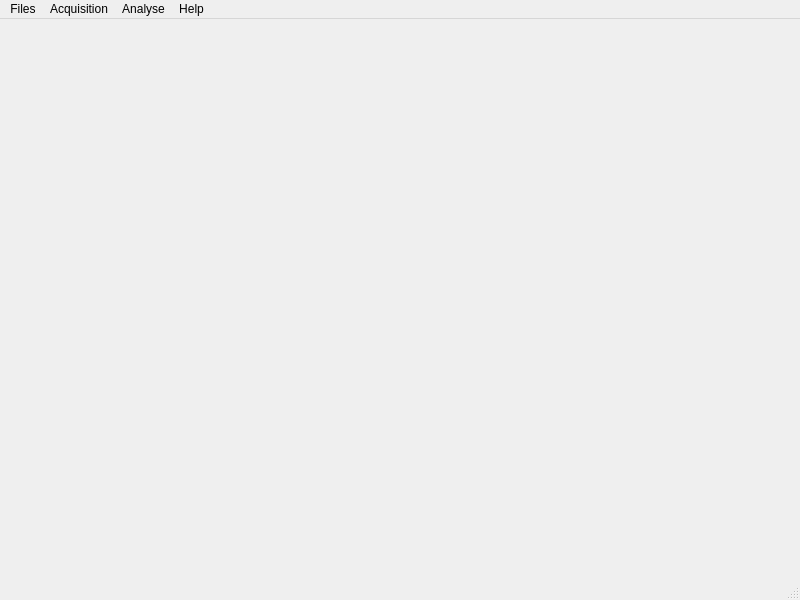
<?xml version="1.0" encoding="UTF-8"?>
<ui version="4.0">
 <class>MainWindow</class>
 <widget class="QMainWindow" name="MainWindow">
  <property name="geometry">
   <rect>
    <x>0</x>
    <y>0</y>
    <width>800</width>
    <height>600</height>
   </rect>
  </property>
  <property name="windowTitle">
   <string>EBT3 Calibrator</string>
  </property>
  <property name="windowIcon">
   <iconset>
    <normaloff>icon.png</normaloff>icon.png</iconset>
  </property>
  <widget class="QWidget" name="centralwidget"/>
  <widget class="QMenuBar" name="menubar">
   <property name="geometry">
    <rect>
     <x>0</x>
     <y>0</y>
     <width>800</width>
     <height>30</height>
    </rect>
   </property>
   <widget class="QMenu" name="menuFiles">
    <property name="title">
     <string>Files</string>
    </property>
    <addaction name="actionNew"/>
    <addaction name="actionOpen"/>
    <addaction name="actionSave"/>
    <addaction name="actionSave_as"/>
    <addaction name="actionClose"/>
    <addaction name="separator"/>
    <addaction name="actionFolders"/>
    <addaction name="separator"/>
    <addaction name="separator"/>
    <addaction name="separator"/>
    <addaction name="actionExit_program"/>
   </widget>
   <widget class="QMenu" name="menuAnalyse">
    <property name="title">
     <string>Analyse</string>
    </property>
    <widget class="QMenu" name="menuFit_2">
     <property name="title">
      <string>Fit</string>
     </property>
     <addaction name="separator"/>
     <addaction name="separator"/>
     <addaction name="actionRaw_Data"/>
     <addaction name="actionPlot"/>
    </widget>
    <addaction name="menuFit_2"/>
   </widget>
   <widget class="QMenu" name="menuHelp">
    <property name="title">
     <string>Help</string>
    </property>
    <addaction name="actionGuide"/>
    <addaction name="actionAbout_EBT3"/>
   </widget>
   <widget class="QMenu" name="menuFit">
    <property name="title">
     <string>Acquisition</string>
    </property>
    <addaction name="actionSingle_ROI"/>
    <addaction name="actionProcess_all_ROIs"/>
   </widget>
   <addaction name="menuFiles"/>
   <addaction name="menuFit"/>
   <addaction name="menuAnalyse"/>
   <addaction name="menuHelp"/>
  </widget>
  <widget class="QStatusBar" name="statusbar"/>
  <action name="actionNew">
   <property name="text">
    <string>New</string>
   </property>
  </action>
  <action name="actionOpen">
   <property name="text">
    <string>Open</string>
   </property>
  </action>
  <action name="actionSave">
   <property name="text">
    <string>Save</string>
   </property>
  </action>
  <action name="actionSave_as">
   <property name="text">
    <string>Save as</string>
   </property>
  </action>
  <action name="actionClose">
   <property name="text">
    <string>Close</string>
   </property>
  </action>
  <action name="actionExit">
   <property name="text">
    <string>Exit</string>
   </property>
  </action>
  <action name="actionFolders">
   <property name="text">
    <string>Select Folders</string>
   </property>
  </action>
  <action name="actionExit_3">
   <property name="text">
    <string>Exit</string>
   </property>
  </action>
  <action name="actionExit_program">
   <property name="text">
    <string>Exit</string>
   </property>
  </action>
  <action name="actionSingle_ROI">
   <property name="text">
    <string>Single ROI</string>
   </property>
  </action>
  <action name="actionProcess_all_ROIs">
   <property name="text">
    <string>Process all ROIs</string>
   </property>
  </action>
  <action name="actionRaw_Data">
   <property name="text">
    <string>Raw Data</string>
   </property>
  </action>
  <action name="actionPlot">
   <property name="text">
    <string>Plot</string>
   </property>
  </action>
  <action name="actionGuide">
   <property name="text">
    <string>Guide</string>
   </property>
  </action>
  <action name="actionAbout_EBT3">
   <property name="text">
    <string>About EBT3</string>
   </property>
  </action>
 </widget>
 <resources/>
 <connections/>
</ui>
